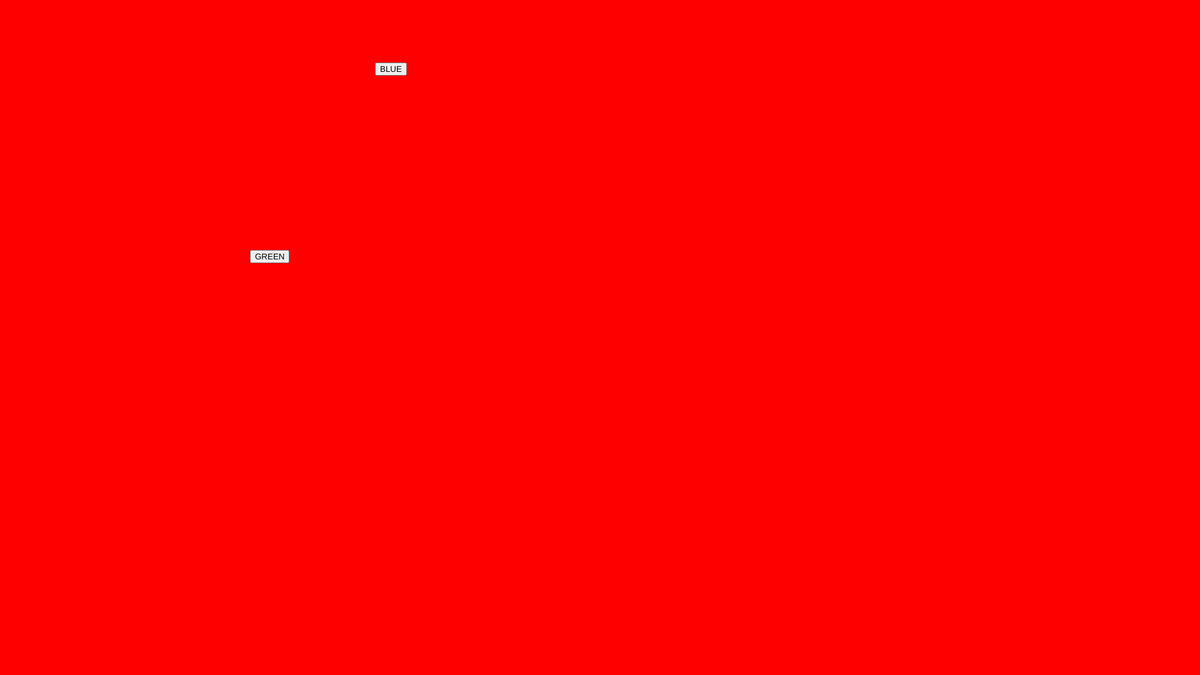
Frame 1 (no input)
Frame 60 (no input): identical to frame 1, image omitted
Frame 120 (the mouse pressed at the canvas centre since frame 60): identical to frame 1, image omitted

The p5.js sketch that drew this single still picture (run headless with seeded random() and noise() and a simulated clock; from frame 60 on, the mouse is pressed at the canvas centre):

// p5.js sketch
// ── sketch.js




function preload(){

}


function setup() {
  createCanvas(1920,1080);
  b1 = createButton("BLUE");
  b1.position(600 , 100);
  b1.mousePressed(bluebg);

  b2 = createButton("GREEN");
  b2.position(400, 400);
  
}


function bluebg(){
  r =  0 ;
  b =  255 ;
  g = 0 ;
}

function greenbg (){
  background("green")
}









function draw(){
  background("RED")
  b2.mousePressed(greenbg);
}




 
